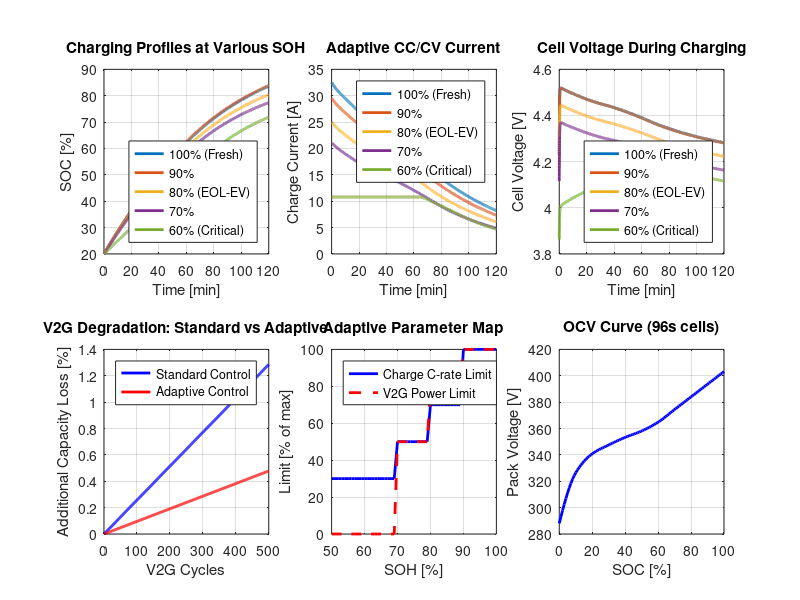

This chart was generated by the following MATLAB code: (Note: this script raises an error after producing the figure.)
%% =========================================================================
%% Track D: Second-Life Battery Adaptive Converter
%% =========================================================================
%% Implements SOH estimation using coulomb counting + impedance estimation
%% and adapts CC/CV charging profile + V2G limits based on battery health.
%% =========================================================================

clc; clear; close all;
fprintf('========================================\n');
fprintf(' Track D: Second-Life Battery\n');
fprintf(' Adaptive V2G Converter\n');
fprintf('========================================\n\n');

%% ======================== BATTERY MODEL =================================
% Simplified equivalent circuit model (ECM) for NMC cell
% V_cell = OCV(SOC) - I*R_internal - V_RC
% R_internal increases with aging

% Fresh battery parameters
Q_nom_fresh = 60;           % Nominal capacity [Ah] (fresh)
R0_fresh    = 0.020;        % Internal resistance fresh [Ohms]
R1_fresh    = 0.010;        % RC pair resistance [Ohms]
C1_fresh    = 1000;         % RC pair capacitance [F]
V_max       = 4.2;          % Max cell voltage [V]
V_min       = 2.8;          % Min cell voltage [V]
N_series    = 96;           % Cells in series (for ~400V pack)
N_parallel  = 1;

% Aging factors (SOH = Q_actual / Q_nominal)
soh_levels  = [1.0, 0.9, 0.8, 0.7, 0.6];  % Test at various SOH
soh_labels  = {'100% (Fresh)', '90%', '80% (EOL-EV)', '70%', '60% (Critical)'};

% OCV curve (NMC typical)
soc_points = [0, 0.1, 0.2, 0.3, 0.4, 0.5, 0.6, 0.7, 0.8, 0.9, 1.0];
ocv_points = [3.0, 3.4, 3.55, 3.62, 3.68, 3.73, 3.80, 3.90, 4.00, 4.10, 4.20];
ocv_func   = @(soc) interp1(soc_points, ocv_points, max(0,min(1,soc)), 'pchip');

fprintf('Battery Pack: %d cells in series\n', N_series);
fprintf('Pack voltage range: %.0fV – %.0fV\n', V_min*N_series, V_max*N_series);
fprintf('\n');

%% ======================== SOH ESTIMATION ================================
fprintf('=== SOH ESTIMATION MODULE ===\n');

% Method 1: Impedance-Based SOH Estimation
% R_internal increases linearly with aging: R = R0_fresh * (2 - SOH)
est_R_from_soh = @(soh) R0_fresh * (2 - soh);
est_soh_from_R = @(R) 2 - R / R0_fresh;

% Method 2: Capacity-Based SOH
% Measure actual capacity from full charge cycle
est_soh_capacity = @(Q_actual) Q_actual / Q_nom_fresh;

% Demonstrate impedance estimation
fprintf('SOH-Impedance Relationship:\n');
for i = 1:length(soh_levels)
    soh = soh_levels(i);
    R_est = est_R_from_soh(soh);
    fprintf('  SOH=%.0f%% → R_internal=%.1f mΩ (per cell)\n', soh*100, R_est*1e3);
end
fprintf('\n');

%% ======================== ADAPTIVE CONTROL PROFILES =====================
fprintf('=== ADAPTIVE CHARGING PROFILES ===\n');

% CC/CV parameters adapted based on SOH
adaptive_profiles = struct();
for i = 1:length(soh_levels)
    soh = soh_levels(i);
    Q_actual = Q_nom_fresh * soh;
    R_int = est_R_from_soh(soh);
    
    % Adaptive rules
    if soh >= 0.9
        I_cc = 1.0 * Q_actual;      % 1C rate
        V_cv = V_max;                 % Full CV voltage
        soc_min = 0.10;              % Deep discharge OK
        soc_max = 1.00;
        v2g_enabled = true;
        v2g_power_limit = 1.0;       % 100% V2G power
    elseif soh >= 0.8
        I_cc = 0.7 * Q_actual;      % 0.7C rate (gentle)
        V_cv = V_max - 0.05;         % Slight voltage reduction
        soc_min = 0.15;
        soc_max = 0.95;
        v2g_enabled = true;
        v2g_power_limit = 0.8;       % 80% V2G power
    elseif soh >= 0.7
        I_cc = 0.5 * Q_actual;      % 0.5C rate
        V_cv = V_max - 0.10;
        soc_min = 0.20;
        soc_max = 0.90;
        v2g_enabled = true;
        v2g_power_limit = 0.5;       % 50% V2G power
    else
        I_cc = 0.3 * Q_actual;      % 0.3C rate (very gentle)
        V_cv = V_max - 0.15;
        soc_min = 0.25;
        soc_max = 0.85;
        v2g_enabled = false;          % V2G DISABLED
        v2g_power_limit = 0.0;
    end
    
    adaptive_profiles(i).soh = soh;
    adaptive_profiles(i).I_cc = I_cc;
    adaptive_profiles(i).V_cv = V_cv;
    adaptive_profiles(i).soc_range = [soc_min, soc_max];
    adaptive_profiles(i).v2g_enabled = v2g_enabled;
    adaptive_profiles(i).v2g_limit = v2g_power_limit;
    
    fprintf('SOH=%.0f%% | I_cc=%.1fA (%.1fC) | V_cv=%.2fV | SOC=[%.0f%%–%.0f%%] | V2G=%s (%.0f%%)\n', ...
        soh*100, I_cc, I_cc/Q_actual, V_cv, soc_min*100, soc_max*100, ...
        char('YES'*v2g_enabled + 'NO '*~v2g_enabled), v2g_power_limit*100);
end
fprintf('\n');

%% ======================== CHARGING SIMULATION ===========================
fprintf('=== Simulating Adaptive Charging at Different SOH ===\n');

dt_sim = 1;              % 1 second time step
t_charge = 0:dt_sim:7200; % 2 hours max
N_sim = length(t_charge);

% Results storage
soc_all     = zeros(length(soh_levels), N_sim);
v_cell_all  = zeros(length(soh_levels), N_sim);
i_charge_all = zeros(length(soh_levels), N_sim);
t_full      = zeros(length(soh_levels), 1);

for si = 1:length(soh_levels)
    soh = soh_levels(si);
    Q_actual = Q_nom_fresh * soh;
    R_int = est_R_from_soh(soh);
    R1 = R1_fresh * (2 - soh);
    
    prof = adaptive_profiles(si);
    
    soc = 0.20;          % Start at 20% SOC
    V_rc = 0;            % RC pair voltage
    charged = false;
    
    for k = 1:N_sim
        if charged
            soc_all(si, k) = soc;
            v_cell_all(si, k) = ocv_func(soc);
            i_charge_all(si, k) = 0;
            continue;
        end
        
        V_ocv = ocv_func(soc);
        
        % CC phase
        if V_ocv + prof.I_cc * R_int < prof.V_cv
            I_charge = prof.I_cc;
        else
            % CV phase: I = (V_cv - V_ocv) / R_int
            I_charge = max(0, (prof.V_cv - V_ocv) / R_int);
        end
        
        % Cutoff
        if I_charge < 0.05 * Q_actual || soc >= prof.soc_range(2)
            I_charge = 0;
            if ~charged
                charged = true;
                t_full(si) = t_charge(k);
                fprintf('  SOH=%.0f%%: Fully charged at t=%.0f min (SOC=%.1f%%)\n', ...
                    soh*100, t_charge(k)/60, soc*100);
            end
        end
        
        % Update SOC
        soc = soc + I_charge * dt_sim / (Q_actual * 3600);
        
        % Update RC pair
        V_rc = V_rc * exp(-dt_sim / (R1 * C1_fresh)) + ...
               I_charge * R1 * (1 - exp(-dt_sim / (R1 * C1_fresh)));
        
        % Terminal voltage
        V_cell = V_ocv + I_charge * R_int + V_rc;
        
        soc_all(si, k) = soc;
        v_cell_all(si, k) = V_cell;
        i_charge_all(si, k) = I_charge;
    end
end
fprintf('\n');

%% ======================== V2G CYCLING SIMULATION ========================
fprintf('=== V2G Cycling: Standard vs Adaptive Control ===\n');

N_v2g_cycles = 500;
soh_test = 0.85;  % Test at 85% SOH
Q_actual = Q_nom_fresh * soh_test;

% Standard control: fixed parameters regardless of SOH
soc_std = 0.80;       % Start at 80%
Q_loss_std = 0;

% Adaptive control: adjusted parameters
soc_adp = 0.80;
Q_loss_adp = 0;

deg_std = zeros(1, N_v2g_cycles);
deg_adp = zeros(1, N_v2g_cycles);

for cycle = 1:N_v2g_cycles
    % Standard: always 1C, full SOC range
    I_std = 1.0 * Q_actual;
    dod_std = 0.6;  % 60% DOD
    
    % Adaptive: reduced C-rate and DOD for aged battery
    I_adp = 0.7 * Q_actual;
    dod_adp = 0.4;  % 40% DOD
    
    % Degradation per cycle (simplified Rainflow model)
    % ΔQ = k * DOD^beta * I^alpha
    k_deg = 1e-5;
    beta = 2.0;
    alpha = 0.5;
    
    dQ_std = k_deg * dod_std^beta * I_std^alpha;
    dQ_adp = k_deg * dod_adp^beta * I_adp^alpha;
    
    Q_loss_std = Q_loss_std + dQ_std;
    Q_loss_adp = Q_loss_adp + dQ_adp;
    
    deg_std(cycle) = Q_loss_std;
    deg_adp(cycle) = Q_loss_adp;
end

fprintf('After %d V2G cycles (SOH_start=85%%):\n', N_v2g_cycles);
fprintf('  Standard control: %.2f%% additional capacity loss\n', Q_loss_std*100);
fprintf('  Adaptive control: %.2f%% additional capacity loss\n', Q_loss_adp*100);
fprintf('  Reduction: %.0f%%\n', (1 - Q_loss_adp/Q_loss_std)*100);
fprintf('\n');

%% ======================== DSP SOH ESTIMATOR CODE ========================
fprintf('=== GENERATED C CODE: SOH Estimator ===\n\n');
fprintf('typedef struct {\n');
fprintf('  float soh;           // State of Health [0-1]\n');
fprintf('  float R_internal;    // Estimated internal resistance [Ohms]\n');
fprintf('  float Q_actual;      // Estimated remaining capacity [Ah]\n');
fprintf('  float I_cc_limit;    // Adaptive CC current limit [A]\n');
fprintf('  float V_cv_limit;    // Adaptive CV voltage limit [V]\n');
fprintf('  float soc_min;       // Min SOC limit\n');
fprintf('  float soc_max;       // Max SOC limit\n');
fprintf('  float v2g_power_pct; // V2G power limit [0-1]\n');
fprintf('  int   v2g_enabled;   // V2G enable flag\n');
fprintf('} BatteryAdaptive_t;\n\n');

fprintf('void update_adaptive_profile(BatteryAdaptive_t *bat) {\n');
fprintf('  // Estimate SOH from internal resistance\n');
fprintf('  bat->soh = 2.0f - bat->R_internal / %.4ff;\n', R0_fresh);
fprintf('  bat->soh = fmaxf(0.0f, fminf(1.0f, bat->soh));\n');
fprintf('  bat->Q_actual = %.1ff * bat->soh;\n', Q_nom_fresh);
fprintf('  \n');
fprintf('  if (bat->soh >= 0.9f) {\n');
fprintf('    bat->I_cc_limit = 1.0f * bat->Q_actual;\n');
fprintf('    bat->V_cv_limit = %.2ff;\n', V_max);
fprintf('    bat->soc_min = 0.10f; bat->soc_max = 1.00f;\n');
fprintf('    bat->v2g_enabled = 1; bat->v2g_power_pct = 1.0f;\n');
fprintf('  } else if (bat->soh >= 0.8f) {\n');
fprintf('    bat->I_cc_limit = 0.7f * bat->Q_actual;\n');
fprintf('    bat->V_cv_limit = %.2ff;\n', V_max-0.05);
fprintf('    bat->soc_min = 0.15f; bat->soc_max = 0.95f;\n');
fprintf('    bat->v2g_enabled = 1; bat->v2g_power_pct = 0.8f;\n');
fprintf('  } else if (bat->soh >= 0.7f) {\n');
fprintf('    bat->I_cc_limit = 0.5f * bat->Q_actual;\n');
fprintf('    bat->V_cv_limit = %.2ff;\n', V_max-0.10);
fprintf('    bat->soc_min = 0.20f; bat->soc_max = 0.90f;\n');
fprintf('    bat->v2g_enabled = 1; bat->v2g_power_pct = 0.5f;\n');
fprintf('  } else {\n');
fprintf('    bat->I_cc_limit = 0.3f * bat->Q_actual;\n');
fprintf('    bat->V_cv_limit = %.2ff;\n', V_max-0.15);
fprintf('    bat->soc_min = 0.25f; bat->soc_max = 0.85f;\n');
fprintf('    bat->v2g_enabled = 0; bat->v2g_power_pct = 0.0f;\n');
fprintf('  }\n');
fprintf('}\n');

%% ======================== PLOTS =========================================
figure('Position', [50, 50, 1400, 900], 'Color', 'w');

% Plot 1: Adaptive Charging Profiles (SOC vs Time)
subplot(2,3,1);
for si = 1:length(soh_levels)
    plot(t_charge/60, soc_all(si,:)*100, 'LineWidth', 2); hold on;
end
xlabel('Time [min]'); ylabel('SOC [%]');
title('Charging Profiles at Various SOH');
legend(soh_labels, 'Location', 'southeast');
grid on; xlim([0 120]);

% Plot 2: Charging Current vs Time
subplot(2,3,2);
for si = 1:length(soh_levels)
    plot(t_charge/60, i_charge_all(si,:), 'LineWidth', 2); hold on;
end
xlabel('Time [min]'); ylabel('Charge Current [A]');
title('Adaptive CC/CV Current');
legend(soh_labels, 'Location', 'northeast');
grid on; xlim([0 120]);

% Plot 3: Cell Voltage vs Time
subplot(2,3,3);
for si = 1:length(soh_levels)
    plot(t_charge/60, v_cell_all(si,:), 'LineWidth', 2); hold on;
end
xlabel('Time [min]'); ylabel('Cell Voltage [V]');
title('Cell Voltage During Charging');
legend(soh_labels, 'Location', 'southeast');
grid on; xlim([0 120]);

% Plot 4: V2G Degradation Comparison
subplot(2,3,4);
plot(1:N_v2g_cycles, deg_std*100, 'b-', 'LineWidth', 2); hold on;
plot(1:N_v2g_cycles, deg_adp*100, 'r-', 'LineWidth', 2);
xlabel('V2G Cycles'); ylabel('Additional Capacity Loss [%]');
title('V2G Degradation: Standard vs Adaptive');
legend('Standard Control', 'Adaptive Control', 'Location', 'northwest');
grid on;

% Plot 5: SOH vs Adaptive Parameters
subplot(2,3,5);
soh_range = 0.5:0.01:1.0;
I_limit = zeros(size(soh_range));
V2G_limit = zeros(size(soh_range));
for i = 1:length(soh_range)
    if soh_range(i) >= 0.9
        I_limit(i) = 1.0; V2G_limit(i) = 1.0;
    elseif soh_range(i) >= 0.8
        I_limit(i) = 0.7; V2G_limit(i) = 0.8;
    elseif soh_range(i) >= 0.7
        I_limit(i) = 0.5; V2G_limit(i) = 0.5;
    else
        I_limit(i) = 0.3; V2G_limit(i) = 0.0;
    end
end
plot(soh_range*100, I_limit*100, 'b-', 'LineWidth', 2); hold on;
plot(soh_range*100, V2G_limit*100, 'r--', 'LineWidth', 2);
xlabel('SOH [%]'); ylabel('Limit [% of max]');
title('Adaptive Parameter Map');
legend('Charge C-rate Limit', 'V2G Power Limit', 'Location', 'northwest');
grid on;

% Plot 6: OCV Curve
subplot(2,3,6);
soc_fine = linspace(0, 1, 100);
ocv_fine = arrayfun(ocv_func, soc_fine);
plot(soc_fine*100, ocv_fine * N_series, 'b-', 'LineWidth', 2);
xlabel('SOC [%]'); ylabel('Pack Voltage [V]');
title(sprintf('OCV Curve (%ds cells)', N_series));
grid on;

sgtitle('Track D: Second-Life Battery Adaptive V2G Converter', ...
    'FontSize', 14, 'FontWeight', 'bold');

fprintf('=== Track D simulation complete ===\n');
